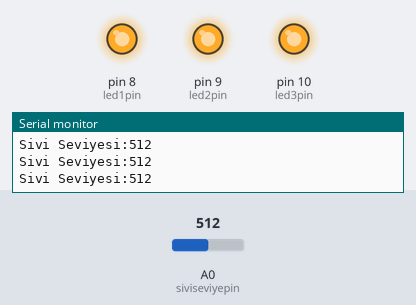
A sketch run on a simulated Arduino Uno, built with avr-gcc and run on an emulated ATmega328P. Shown: output pins drawn as LEDs (lit = HIGH), the last lines printed to the serial monitor. The inputs (shaded band) are chosen by the test bench; at power-on: A0 (siviseviyepin) = 512.

Above: at 1.2 s.
1.3 s: A0 (siviseviyepin) set to 368
2.8 s: A0 (siviseviyepin) set to 335
At 3.2 s:
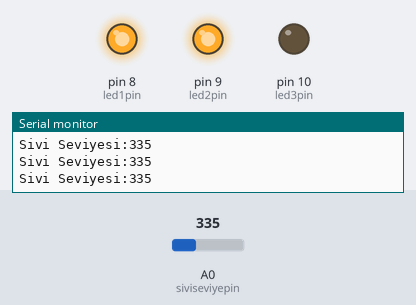
4.3 s: A0 (siviseviyepin) set to 259
5.8 s: A0 (siviseviyepin) set to 236
At 7.0 s:
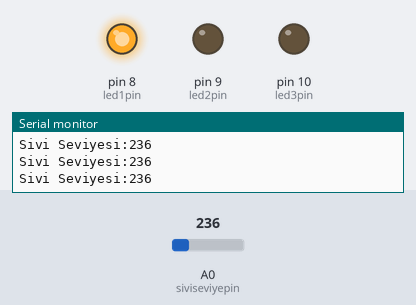
7.3 s: A0 (siviseviyepin) set to 0
At 8.5 s:
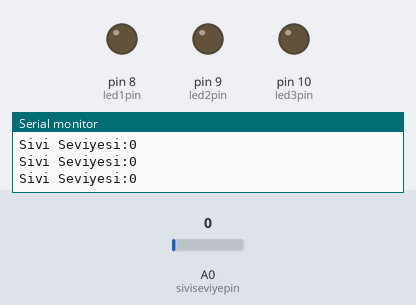
8.8 s: A0 (siviseviyepin) set to 122
At 9.9 s:
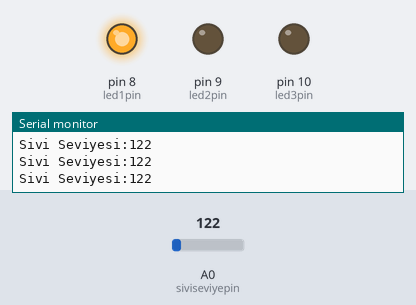
Timing chart, 0 to 11.3 s (numbered marks = the images above; inputs shaded):
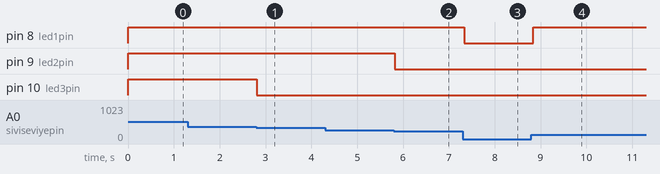

The sketch:

liquidsensor.ino
```cpp
int led1pin = 8;
int led2pin = 9;
int led3pin = 10;

int siviseviyepin = A0;
int siviseviyesi;

void setup() {
pinMode(led1pin , OUTPUT) ;
pinMode(led2pin , OUTPUT) ;
pinMode(led3pin , OUTPUT) ;
pinMode(siviseviyepin, INPUT);
Serial.begin(9600);

}

void loop() {

siviseviyesi = analogRead(siviseviyepin);
Serial.print("Sivi Seviyesi:");
Serial.println(siviseviyesi);

if(siviseviyesi == 0)
{
  digitalWrite(led1pin, LOW);
  digitalWrite(led2pin, LOW);
  digitalWrite(led3pin, LOW);

  }

 if(siviseviyesi > 0 and siviseviyesi <= 250 )
{
  digitalWrite(led1pin, HIGH);
  digitalWrite(led2pin, LOW);
  digitalWrite(led3pin, LOW);

  }
 if(siviseviyesi > 250 and siviseviyesi <= 350 )
{
  digitalWrite(led1pin, HIGH);
  digitalWrite(led2pin, HIGH);
  digitalWrite(led3pin, LOW);

  }

  if(siviseviyesi > 350 )
{
  digitalWrite(led1pin, HIGH);
  digitalWrite(led2pin, HIGH);
  digitalWrite(led3pin, HIGH);

  }

 delay(100);


}
```

Measured:
- the behaviour switches between 351 and 350 on A0 (siviseviyepin) (found by bisection; images 0 and 1)
- the behaviour switches between 251 and 250 on A0 (siviseviyepin) (found by bisection; images 1 and 2)
- after the input at 2.8 s, pin 10 (led3pin): HIGH → LOW at once
- after the input at 5.8 s, pin 9 (led2pin): HIGH → LOW at once
- after the input at 7.3 s, pin 8 (led1pin): HIGH → LOW at once
- after the input at 8.8 s, pin 8 (led1pin): LOW → HIGH at once
